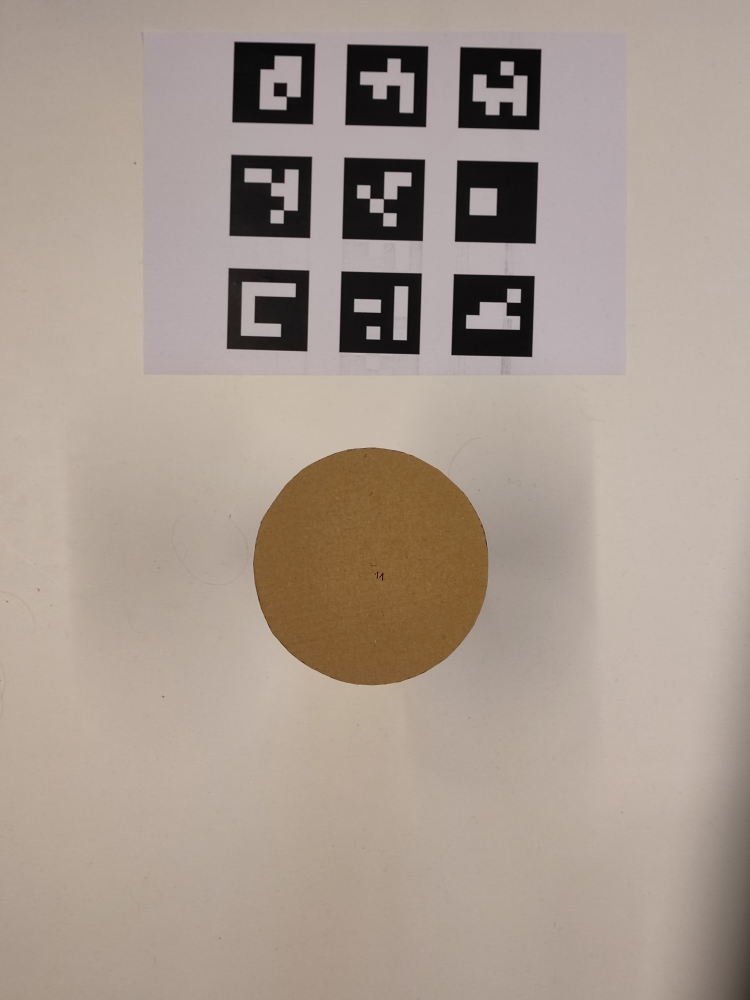
#> input picture EOS/IMG_20230815_184706.jpg, 3000 x 4000 px (shown at 1/4 size); its folder holds 4 pictures in this run
$ python crop_imgs.py
#> lines starting #> are read from the running program, lines starting #| are printed output that depends on the picture
import cv2
import os

data_dir = "./EOS/"
write_dir = "./EOS_cut/"
save_img=True

def crop_img(img):
    print("Original img size: ", img.shape)
    #crop_img = img[420:970,180:710]
    crop_img = img[1400:3575, 50:2950]
    print("Cropped image size: ", crop_img.shape)
    return crop_img

## Use all images in the fodler "dara_dir"
print("all files")
for filename in sorted(os.listdir(data_dir)):
    f = os.path.join(data_dir, filename)
    if os.path.isfile(f) and filename.endswith('.jpg'):
        print("\033[94m Measuring drape area of ", f, "\033[0m ")
        print(filename)
        img = cv2.imread(f)
#> img is the input picture: shape (4000, 3000, 3); mean B, G, R 143.6, 154.1, 168.2
        c_img = crop_img(img)
#| Original img size:  (4000, 3000, 3)
#> in crop_img, `crop_img = img[1400:3575, 50:2950]`:
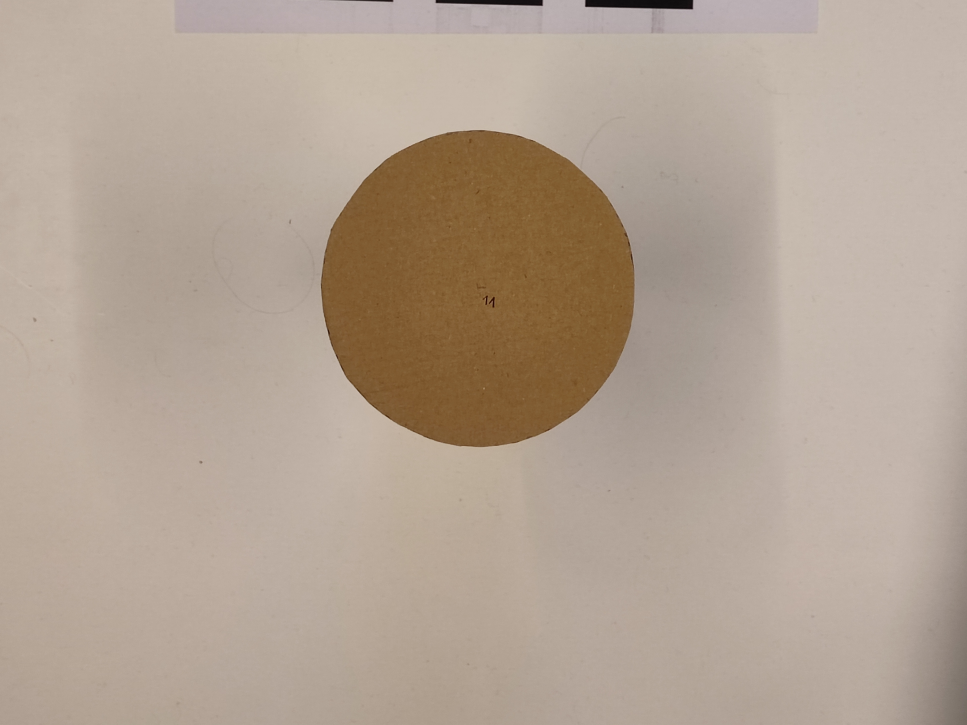
#> crop_img: shape (2175, 2900, 3) (shown at 1/3 size); mean B, G, R 147.2, 162.1, 178.4
#| Cropped image size:  (2175, 2900, 3)
        ## Save image
        if(save_img):
            write_image = write_dir + filename
            cv2.imwrite(write_image, c_img)
#> pass 2 of the loop `for filename in sorted(os.listdir(data_dir)):`:
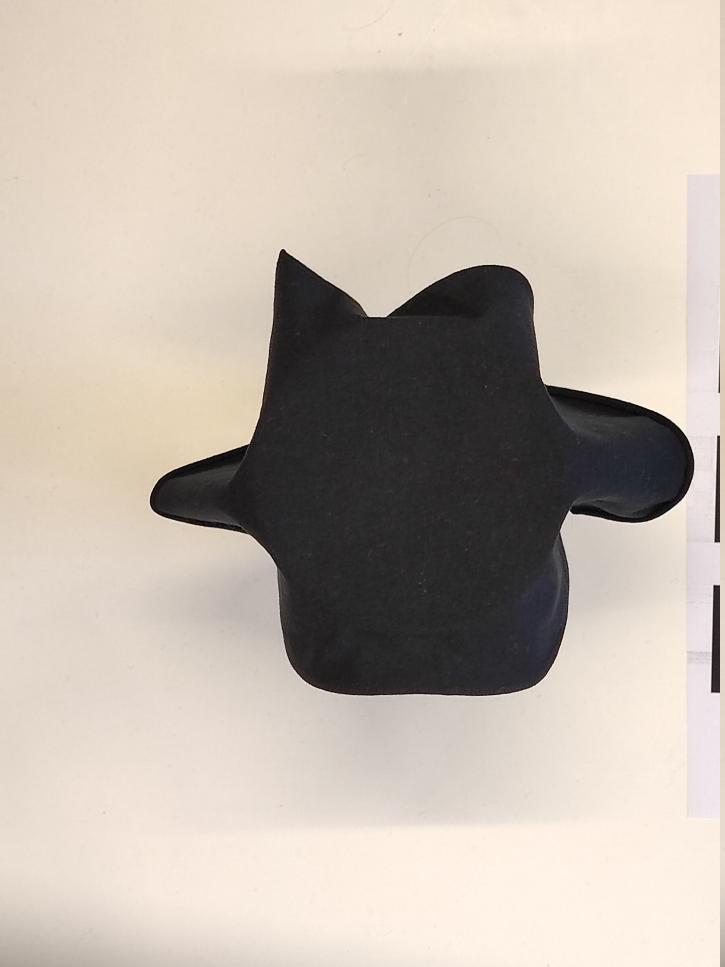
#> input picture EOS/black1_v.jpg, 2175 x 2900 px (shown at 1/3 size)
#> img is the input picture: shape (2900, 2175, 3); mean B, G, R 172.9, 183.4, 194
#| Original img size:  (2900, 2175, 3)
#> in crop_img (call 2), `crop_img = img[1400:3575, 50:2950]`:
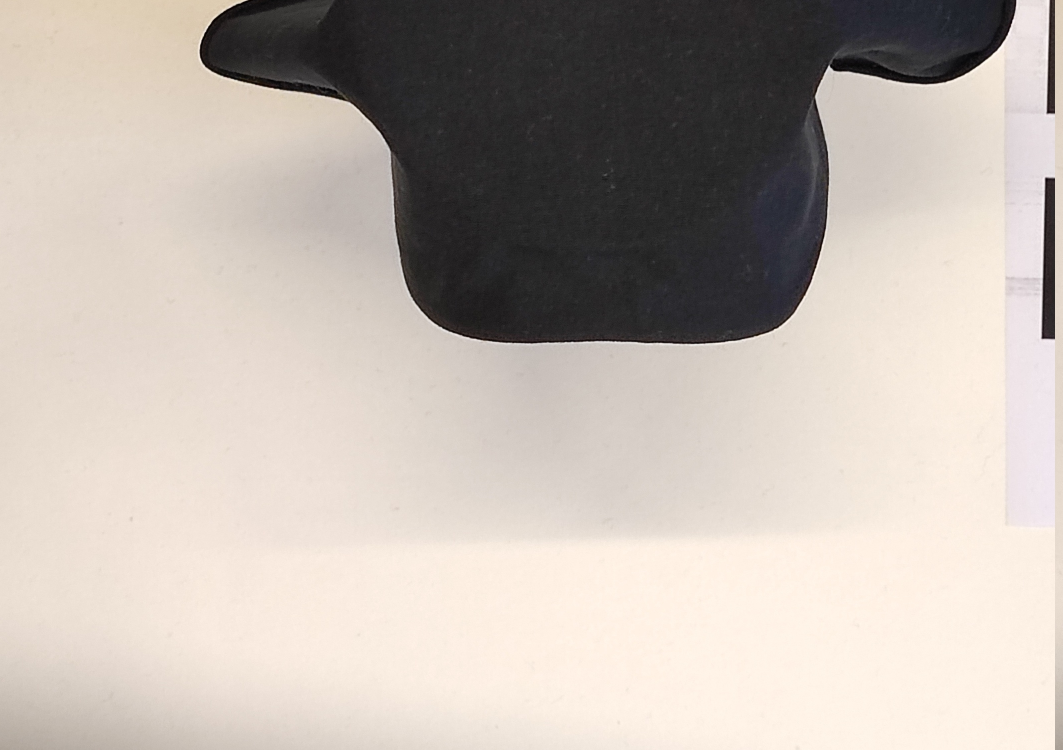
#> crop_img: shape (1500, 2125, 3) (shown at 1/2 size); mean B, G, R 173.9, 181.7, 191
#| Cropped image size:  (1500, 2125, 3)
#> pass 3 of the loop `for filename in sorted(os.listdir(data_dir)):`:
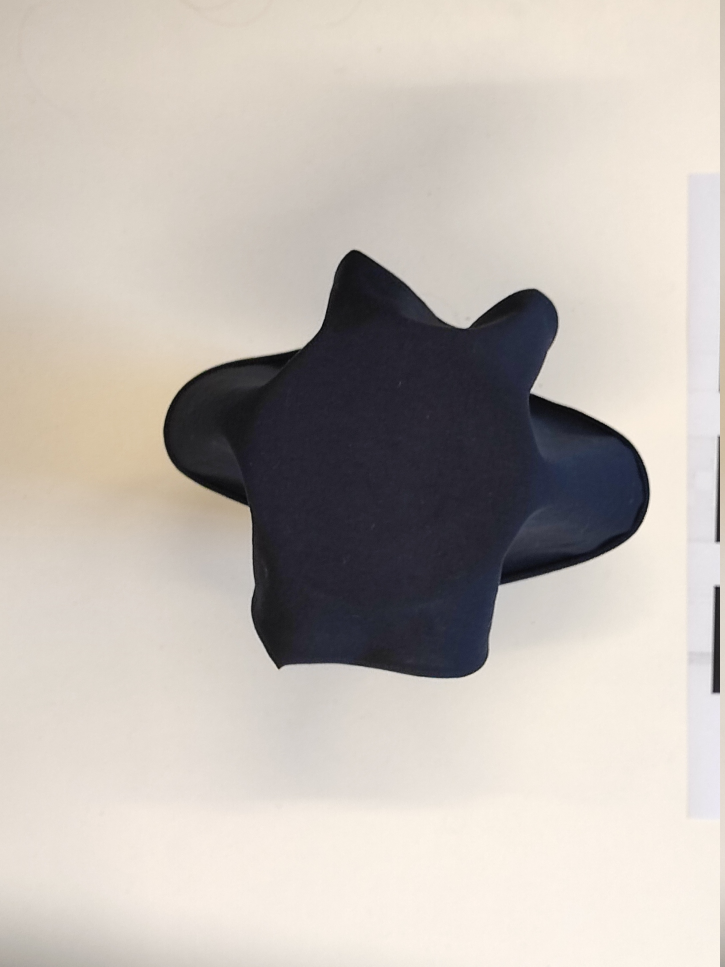
#> input picture EOS/black_bluish_v.jpg, 2175 x 2900 px (shown at 1/3 size)
#> img is the input picture: shape (2900, 2175, 3); mean B, G, R 179, 185.6, 192.7
#| Original img size:  (2900, 2175, 3)
#> in crop_img (call 3), `crop_img = img[1400:3575, 50:2950]`:
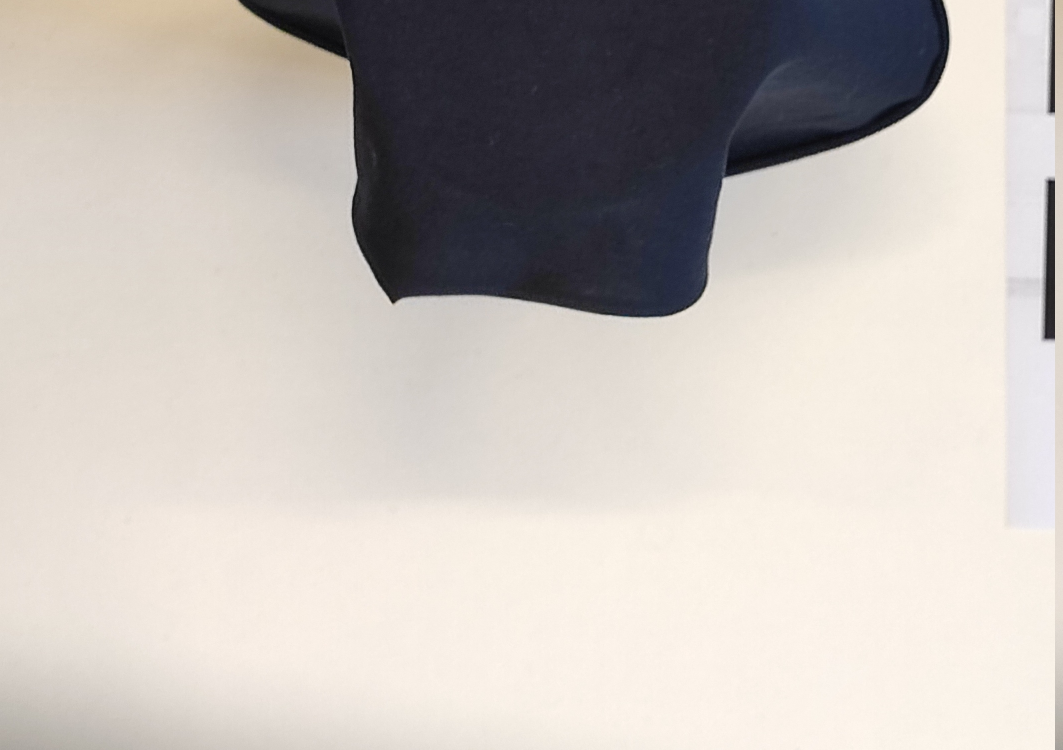
#> crop_img: shape (1500, 2125, 3) (shown at 1/2 size); mean B, G, R 185.2, 190.4, 196.8
#| Cropped image size:  (1500, 2125, 3)
#> the loop made 4 passes; the first 3 are shown
